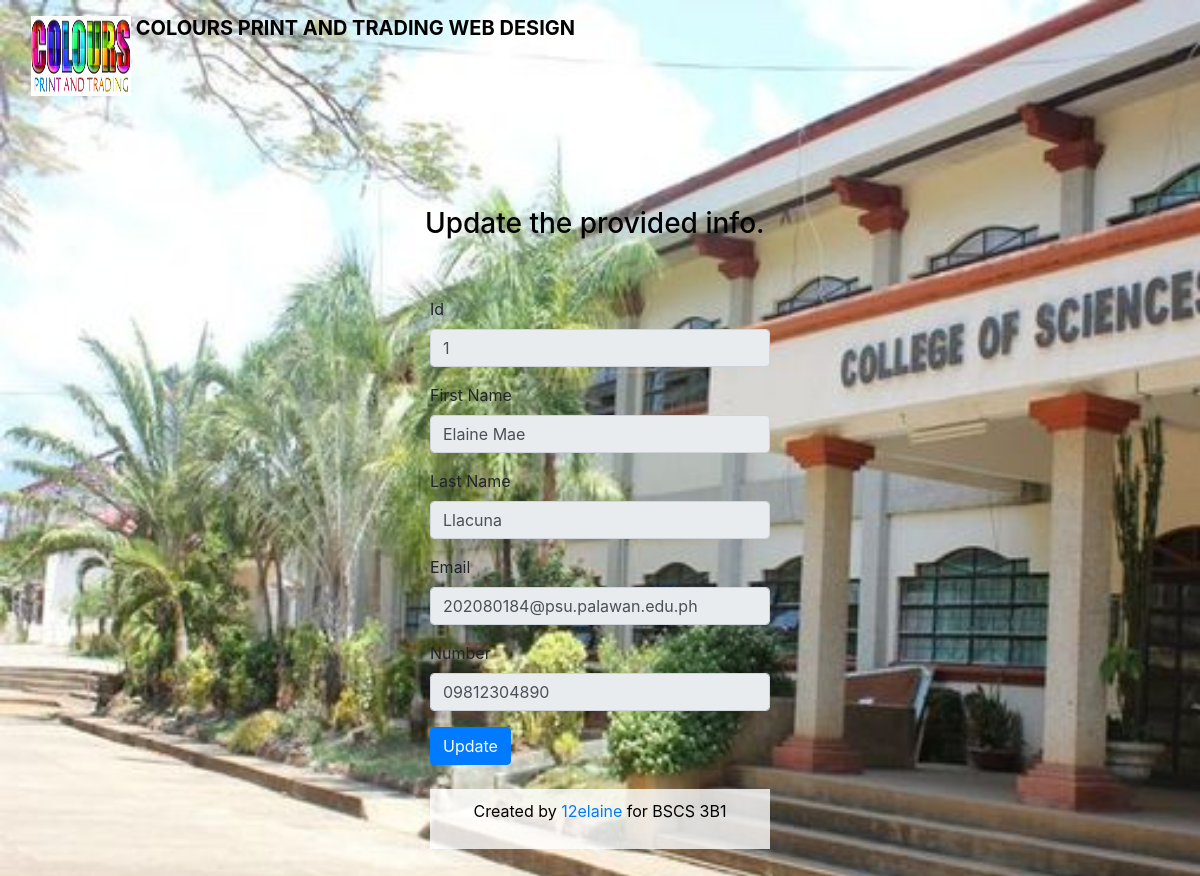
The page /update.php?updateid=1 on the database its author committed.
### tables this page shows
CREATE TABLE `user` (
  `id` int(11) NOT NULL,
  `FirstName` varchar(50) NOT NULL,
  `LastName` varchar(50) NOT NULL,
  `Email` varchar(50) NOT NULL,
  `Number` varchar(45) NOT NULL
);

### update.php (the view, shortened to what this page needs)
<?php
include('connection.php');
$id = $_GET['updateid'];
$sql = "SELECT * FROM `user` where id=$id";
$result = mysqli_query($con, $sql);
$row = mysqli_fetch_assoc($result);
$id = $row['id'];
$FirstName = $row['FirstName'];
$LastName = $row['LastName'];
$Email = $row['Email'];
$Number = $row['Number'];
?>
<!DOCTYPE html>
<html lang="en">
<head>
    <link rel="stylesheet" href="https://cdn.jsdelivr.net/npm/bootstrap@4.0.0/dist/css/bootstrap.min.css">
</head>
<body>
<body>
    <nav class="navbar bg-body-tertiary">
        <div class="container-fluid">
            <a class="navbar-brand black-bold" href="index.php">
                <img src="logo.png" alt="Logo" width="100" height="80" class="d-inline-block align-text-top">
                COLOURS PRINT AND TRADING WEB DESIGN
            </a>
        </div>
        </nav>
    <div class="center">
    <div class="container my-5">
      <div class="row">
        <div class="col-lg-4 m-auto">
          <h3 style="color:black;">Update the provided info.</h3>
        </div>
      </div>
      </body>
  </head>
  <body>
    <div class="container my-5">
      <div class="row">
        <div class="col-lg-4 m-auto">
          <form method="post">
            <div class="form-group">
              <label>Id</label>
              <input type="text" class="form-control" placeholder="Enter your id" name="id" autocomplete="off" value="<?php echo $id; ?>" readonly>
            </div>
            <div class="form-group">
              <label>First Name</label>
              <input type="text" class="form-control" placeholder="Enter your FirstName" name="FirstName" autocomplete="off" value="<?php echo $FirstName; ?>" readonly>
            </div>
            <div class="form-group">
              <label>Last Name</label>
              <input type="text" class="form-control" placeholder="Enter your LastName" name="LastName" autocomplete="off" value="<?php echo $LastName; ?>" readonly>
            </div>
            <div class="form-group">
              <label>Email</label>
              <input type="email" class="form-control" placeholder="Enter your Email" name="Email" autocomplete="off" value="<?php echo $Email; ?>" readonly>
            </div>
            <div class="form-group">
              <label>Number</label>
              <input type="text" class="form-control" placeholder="Enter your Number" name="Number" autocomplete="off" value="<?php echo $Number; ?>" readonly>
            </div>
            <button type="submit" class="btn btn-primary" name="update">Update</button>
            </form>
        <br>
    <?php include('inc/footer.php'); ?>
</body>
</html>

### update.php (style rules this page uses)
body { background-image: url('amp.jpg'); background-repeat: no-repeat; background-attachment: fixed; background-size: cover; }
.center { display: flex; flex-direction: column; align-items: center; justify-content: center; min-height: 80vh; margin-top: 50px; }
.black-bold { color: black; font-weight: bold; }

### rows shown on the page
user: id "1", FirstName "Elaine Mae", LastName "Llacuna", Email "202080184@psu.palawan.edu.ph", Number "09812304890"
